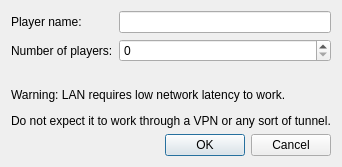
<?xml version="1.0" encoding="UTF-8"?>
<ui version="4.0">
 <class>LANStartHostDialog</class>
 <widget class="QDialog" name="LANStartHostDialog">
  <property name="geometry">
   <rect>
    <x>0</x>
    <y>0</y>
    <width>389</width>
    <height>202</height>
   </rect>
  </property>
  <property name="sizePolicy">
   <sizepolicy hsizetype="Preferred" vsizetype="Preferred">
    <horstretch>0</horstretch>
    <verstretch>0</verstretch>
   </sizepolicy>
  </property>
  <property name="windowTitle">
   <string>Host LAN game - MelonDS - Ixranium Fork</string>
  </property>
  <layout class="QVBoxLayout" name="verticalLayout">
   <property name="sizeConstraint">
    <enum>QLayout::SizeConstraint::SetFixedSize</enum>
   </property>
   <item>
    <layout class="QFormLayout" name="formLayout">
     <item row="0" column="0">
      <widget class="QLabel" name="label">
       <property name="text">
        <string>Player name:</string>
       </property>
      </widget>
     </item>
     <item row="0" column="1">
      <widget class="QLineEdit" name="txtPlayerName"/>
     </item>
     <item row="1" column="0">
      <widget class="QLabel" name="label_2">
       <property name="text">
        <string>Number of players:</string>
       </property>
      </widget>
     </item>
     <item row="1" column="1">
      <widget class="QSpinBox" name="sbNumPlayers"/>
     </item>
     <item row="3" column="0" colspan="2">
      <widget class="QLabel" name="label_3">
       <property name="text">
        <string>&lt;html&gt;&lt;head/&gt;&lt;body&gt;&lt;p&gt;Warning: LAN requires low network latency to work.&lt;/p&gt;&lt;p&gt;Do not expect it to work through a VPN or any sort of tunnel.&lt;/p&gt;&lt;/body&gt;&lt;/html&gt;</string>
       </property>
      </widget>
     </item>
     <item row="2" column="0" colspan="2">
      <widget class="QLabel" name="label_4">
       <property name="text">
        <string/>
       </property>
      </widget>
     </item>
    </layout>
   </item>
   <item>
    <widget class="QDialogButtonBox" name="buttonBox">
     <property name="orientation">
      <enum>Qt::Orientation::Horizontal</enum>
     </property>
     <property name="standardButtons">
      <set>QDialogButtonBox::StandardButton::Cancel|QDialogButtonBox::StandardButton::Ok</set>
     </property>
    </widget>
   </item>
  </layout>
 </widget>
 <resources/>
 <connections>
  <connection>
   <sender>buttonBox</sender>
   <signal>accepted()</signal>
   <receiver>LANStartHostDialog</receiver>
   <slot>accept()</slot>
   <hints>
    <hint type="sourcelabel">
     <x>248</x>
     <y>254</y>
    </hint>
    <hint type="destinationlabel">
     <x>157</x>
     <y>274</y>
    </hint>
   </hints>
  </connection>
  <connection>
   <sender>buttonBox</sender>
   <signal>rejected()</signal>
   <receiver>LANStartHostDialog</receiver>
   <slot>reject()</slot>
   <hints>
    <hint type="sourcelabel">
     <x>316</x>
     <y>260</y>
    </hint>
    <hint type="destinationlabel">
     <x>286</x>
     <y>274</y>
    </hint>
   </hints>
  </connection>
 </connections>
</ui>
